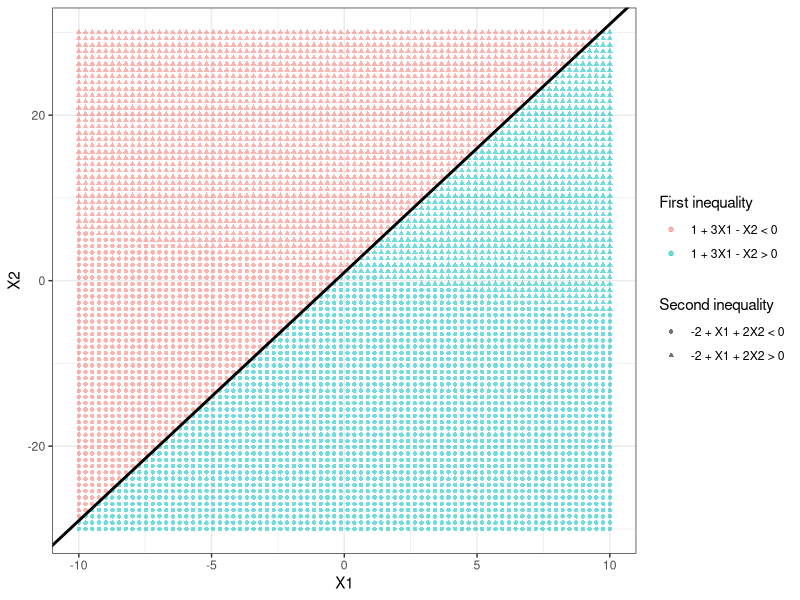
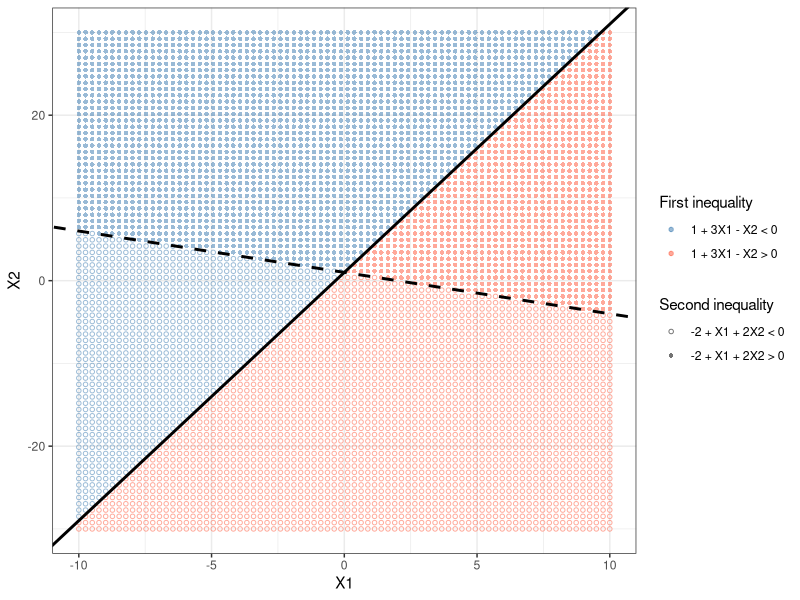
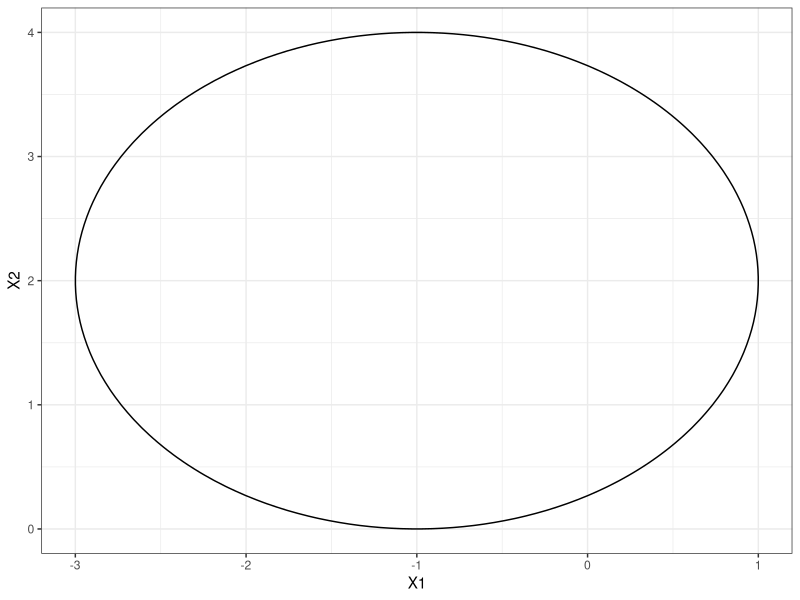
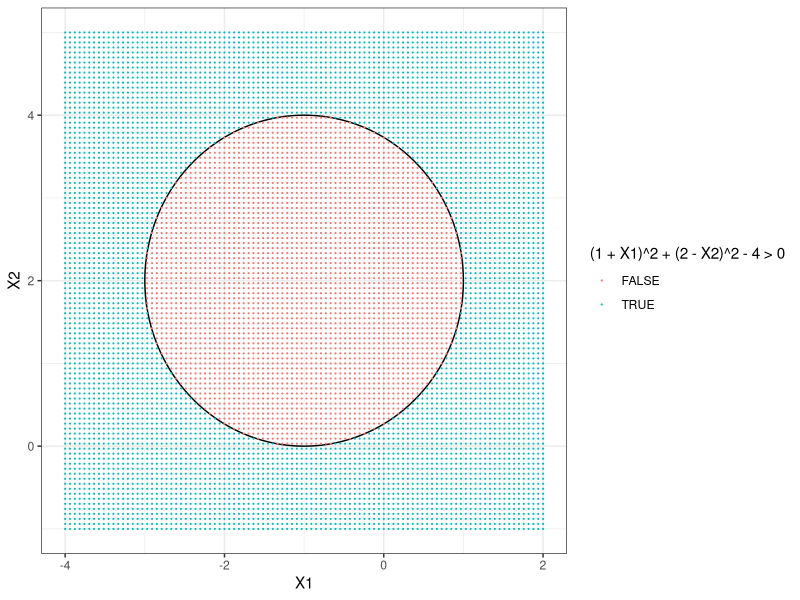
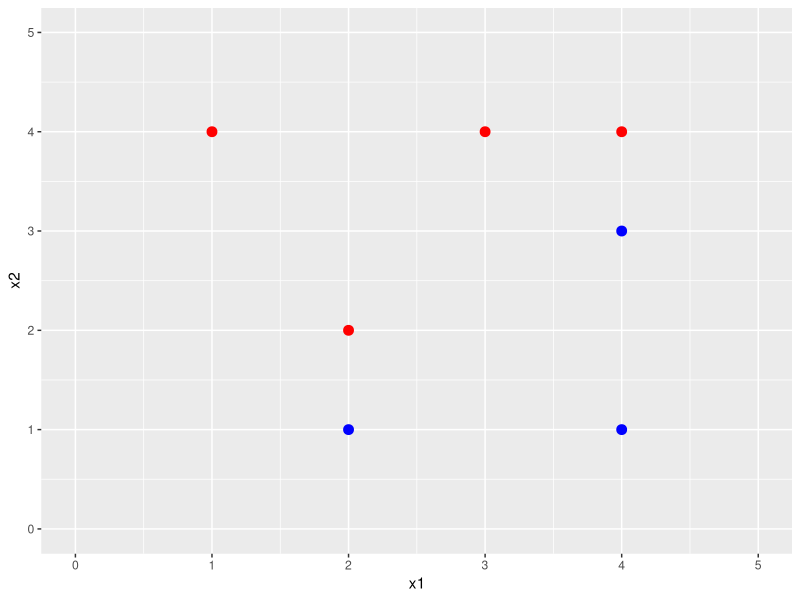
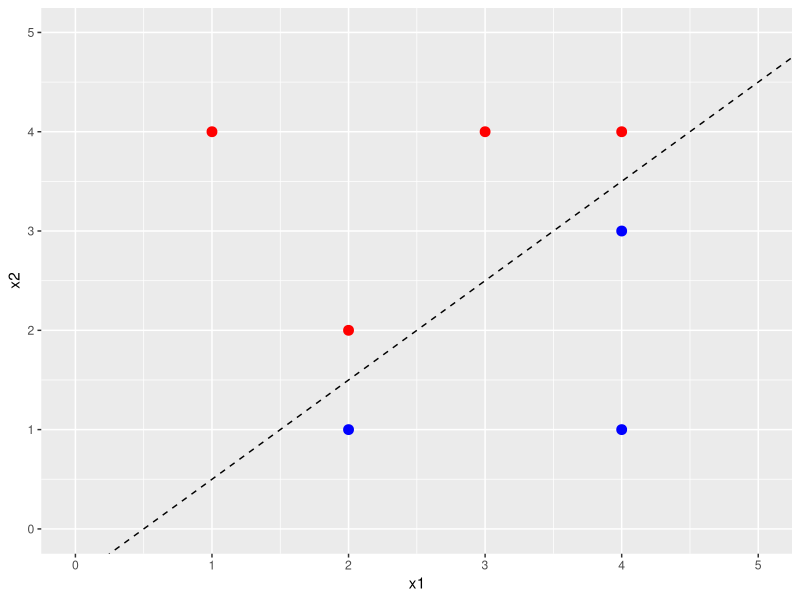
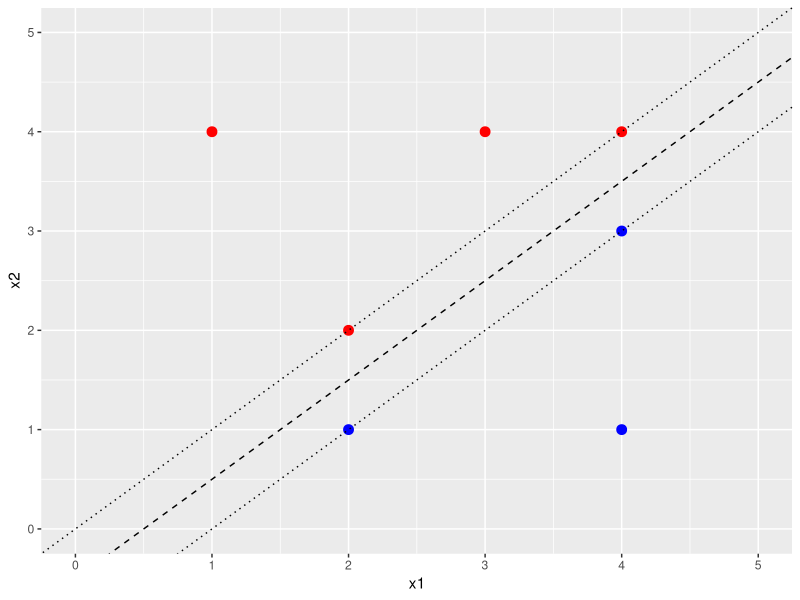
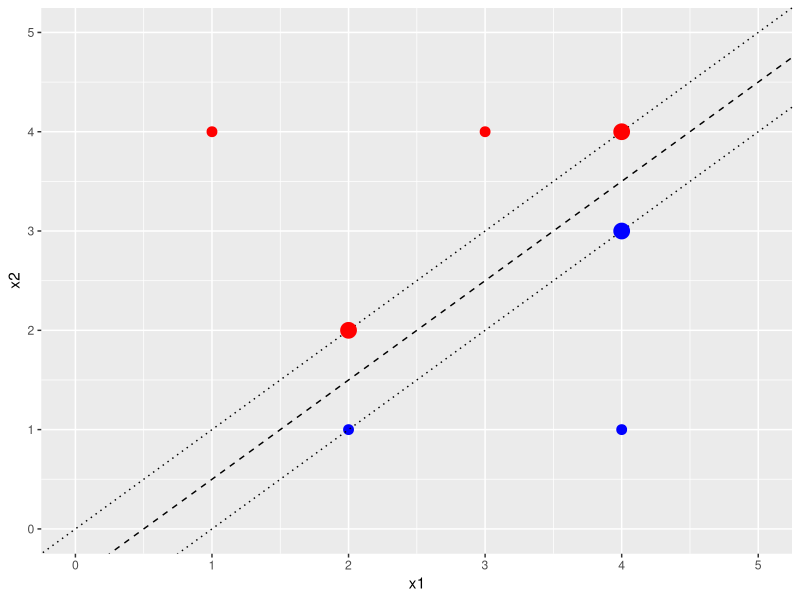

Write the R code that produced these figures, in order. (Note: this script raises an error after producing the figures.)
library(ggplot2)
library(e1071)
set.seed(1)

# 1
# a.
xlim <- c(-10, 10)
ylim <- c(-30, 30)

points <- expand.grid(
  X1 = seq(xlim[1], xlim[2], length.out = 80),
  X2 = seq(ylim[1], ylim[2], length.out = 80)
)

points$region1 <- ifelse(1 + 3 * points$X1 - points$X2 > 0, "1 + 3X1 - X2 > 0", "1 + 3X1 - X2 < 0")
points$region2 <- ifelse(-2 + points$X1 + 2 * points$X2 > 0, "-2 + X1 + 2X2 > 0", "-2 + X1 + 2X2 < 0")

ggplot(points, aes(X1, X2)) +
  geom_point(aes(color = region1, shape = region2), size = 1.2, alpha = 0.55) +
  geom_abline(intercept = 1, slope = 3, linewidth = 1) +
  coord_cartesian(xlim = xlim, ylim = ylim) +
  labs(x = "X1", y = "X2", color = "First inequality", shape = "Second inequality") +
  theme_bw()

# b.
ggplot(points, aes(X1, X2)) +
  geom_point(aes(color = region1, shape = region2), size = 1.2, alpha = 0.55) +
  geom_abline(intercept = 1, slope = 3, linewidth = 1) +
  geom_abline(intercept = 1, slope = -0.5, linetype = "dashed", linewidth = 1) +
  scale_color_manual(values = c("1 + 3X1 - X2 > 0" = "tomato", "1 + 3X1 - X2 < 0" = "steelblue")) +
  scale_shape_manual(values = c("-2 + X1 + 2X2 > 0" = 16, "-2 + X1 + 2X2 < 0" = 1)) +
  coord_cartesian(xlim = xlim, ylim = ylim) +
  labs(x = "X1", y = "X2", color = "First inequality", shape = "Second inequality") +
  theme_bw()

# 2
# a.
points <- expand.grid(
  X1 = seq(-4, 2, length.out = 100),
  X2 = seq(-1, 5, length.out = 100)
)
plotb <- ggplot(points, aes(x = X1, y = X2, z = (1 + X1)^2 + (2 - X2)^2 - 4)) + geom_contour(breaks = 0, colour = "black") + theme_bw()
plotb
# b.
plotb + geom_point(aes(color = (1 + X1)^2 + (2 - X2)^2 - 4 > 0), size = 0.1)
# c.
# (0, 0): blue
# (-1, 1): red
# (2, 2): blue
# (3, 8): blue
# d.
# TODO

# 3
# a.
x1 <- c(3, 2, 4, 1, 2, 4, 4)
x2 <- c(4, 2, 4, 4, 1, 3, 1)
y  = factor(c(rep("Red", 4), rep("Blue", 3)))

svm_training_data <- data.frame(x1 = x1, x2 = x2, y = y)

svmPoints <- ggplot(svm_training_data, aes(x = x1, y = x2, color = y)) +
  geom_point(size = 3) +
  coord_cartesian(xlim = c(0, 5), ylim = c(0, 5)) +
  scale_color_identity()
svmPoints

# b.
svmModel <- svm(y ~ x1 + x2, data = svm_training_data, kernel = "linear", cost = 1e5, scale = FALSE)
hyperplaneWeights <- drop(t(svmModel$coefs) %*% as.matrix(svm_training_data[svmModel$index, c("x1", "x2")]))
hyperplaneIntercept <- -svmModel$rho

cat(sprintf("%.4f + %.4f*x1 + %.4f*x2 = 0\n", hyperplaneIntercept, hyperplaneWeights[1], hyperplaneWeights[2]))
# 1.0004 + -1.9998*x1 + 1.9997*x2 = 0

svmPoints + geom_abline(intercept = -hyperplaneIntercept / hyperplaneWeights[2], slope = -hyperplaneWeights[1] / hyperplaneWeights[2], linetype = "dashed")
# c.
# CClassify to Red if 0.5 + X1 + X2 > 0, and classify to Blue otherwise
# d.
decisionBoundarySlope <- -hyperplaneWeights[1] / hyperplaneWeights[2]
decisionBoundaryIntercept <- -hyperplaneIntercept / hyperplaneWeights[2]
upperMarginIntercept <- (1 - hyperplaneIntercept) / hyperplaneWeights[2]
lowerMarginIntercept <- (-1 - hyperplaneIntercept) / hyperplaneWeights[2]

supportVectorData <- svm_training_data[svmModel$index, ]

svmWithMMH <- svmPoints +
  geom_abline(intercept = decisionBoundaryIntercept, slope = decisionBoundarySlope, linetype = "dashed") +
  geom_abline(intercept = upperMarginIntercept, slope = decisionBoundarySlope, linetype = "dotted") +
  geom_abline(intercept = lowerMarginIntercept, slope = decisionBoundarySlope, linetype = "dotted")
svmWithMMH
# e.
svmFinal <- svmWithMMH + geom_point(data = supportVectorData, aes(x = x1, y = x2), size = 5)
svmFinal
# f.
# the 7th data point is at (4,1) which is far from the margin making it not a support vector, therefore small changes will not affect the hyperplane calculation
# g.
svmPoints + geom_abline(intercept = -0.1, slope = 1)
# 0.1 - x1 + x2 = 0
# h.
svmPoints + geom_point(aes(x = 3, y = 1), color = "red", size = 3)
# 4
simData <- data.frame(
  x = runif(100),
  y = runif(100)
)

score <- (2 * simData$x)^2 + (simData$y)^2 - 1
simData$class <- factor(ifelse(score > 0, "red", "blue"))

simPlot <- ggplot(simData, aes(x = x, y = y, color = class)) +
  geom_point(size = 2) +
  scale_colour_identity()
simPlot

train <- 1:50
test <- 51:100

err <- function(model, dat) {
  pred <- predict(model, dat)
  mean(pred != dat$class)
}

simRadial <- svm(class ~ ., data = simData[train, ], kernel = "radial")
simRadialPred <- predict(simRadial, simData[test, ])
err(simRadial, simData[train, ])
# 0 training error
err(simRadial, simData[test, ])
# .08
plot(simRadial, simData)

simPolynomial <- svm(class ~ ., data = simData[train, ], kernel = "polynomial", degree = 2)
simPolynomialPred <- predict(simPolynomial, simData[test, ])
err(simPolynomial, simData[train, ])
# .28
err(simPolynomial, simData[test, ])
# .28
plot(simPolynomial, simData)

simLinear <- svm(class ~ ., data = simData[train, ], kernel = "linear")
simLinearPred <- predict(simLinear, simData[test, ])
err(simLinear, simData[train, ])
# .04
err(simLinear, simData[train, ])
# .04
plot(simLinear, simData)

# Radial performs best closely followed by linear, Polynomial did the worst. 

# 5
# a.
x1 <- runif (500) - 0.5
x2 <- runif (500) - 0.5
y <- 1 * (x1^2 - x2^2 > 0)
df <- data.frame(x1, x2, y = factor(y))
# b.
p <- ggplot(df, aes(x = x1, y = x2, color = y)) + geom_point()
p
# c.
lrfit <- glm(y ~ x1 + x2, family = "binomial")
summary(lrfit)
# d.
prob = predict(lrfit, df, type = "response")
pred = ifelse(prob > 0.5, 1, 0)
pos = df[pred == 1, ]
neg = df[pred == 0, ]
plot(pos$x1, pos$x2, col = "blue", xlab = "X1", ylab = "X2", pch = 19, cex = .5)
points(neg$x1, neg$x2, col = "red", pch = 19, cex = .5)
# e.
nlfit = glm(y ~ poly(x1, 2) + poly(x2, 2) + I(x1 * x2), data = data, family = binomial)
# 7
